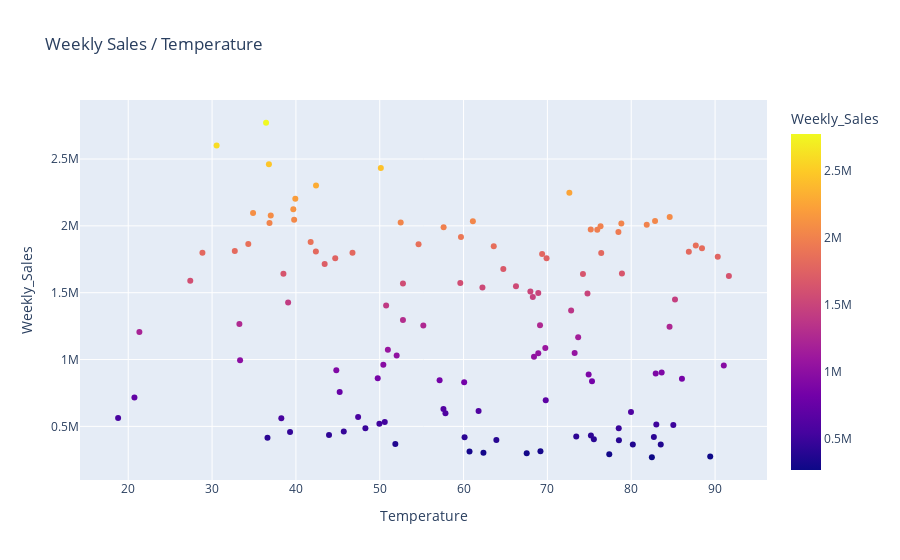

The cell this chart's notebook holds for it:
### Code cell
fig = px.scatter(df, x='Temperature', y='Weekly_Sales', title='Weekly Sales / Temperature', color='Weekly_Sales')
fig.show()

### Figure 1 — Plotly figure (JSON) as saved in the notebook; plotly's stock layout.template omitted (floating-point values rounded to 4 significant figures; data arrays with more than 128 entries replaced by an {"elided": "..."} marker saying what was removed)
{"data": [{"hovertemplate": "Temperature=%{x}<br>Weekly_Sales=%{marker.color}<extra></extra>", "legendgroup": "", "marker": {"color": {"elided": "136 float values"}, "coloraxis": "coloraxis", "symbol": "circle"}, "mode": "markers", "name": "", "orientation": "v", "showlegend": false, "type": "scatter", "x": {"elided": "136 float values"}, "xaxis": "x", "y": {"elided": "136 float values"}, "yaxis": "y"}], "layout": {"coloraxis": {"colorbar": {"title": {"text": "Weekly_Sales"}}, "colorscale": [[0, "#0d0887"], [0.1111, "#46039f"], [0.2222, "#7201a8"], [0.3333, "#9c179e"], [0.4444, "#bd3786"], [0.5556, "#d8576b"], [0.6667, "#ed7953"], [0.7778, "#fb9f3a"], [0.8889, "#fdca26"], [1, "#f0f921"]]}, "legend": {"tracegroupgap": 0}, "title": {"text": "Weekly Sales / Temperature"}, "xaxis": {"anchor": "y", "domain": [0, 1], "title": {"text": "Temperature"}}, "yaxis": {"anchor": "x", "domain": [0, 1], "title": {"text": "Weekly_Sales"}}}}
